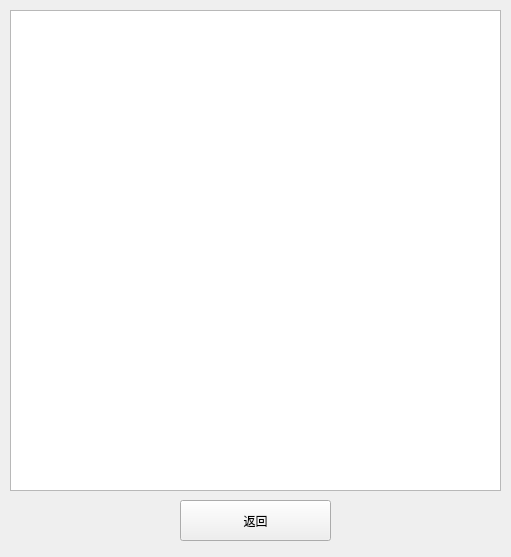
<?xml version="1.0" encoding="UTF-8"?>
<ui version="4.0">
 <class>tenantsbought_information</class>
 <widget class="QWidget" name="tenantsbought_information">
  <property name="geometry">
   <rect>
    <x>0</x>
    <y>0</y>
    <width>511</width>
    <height>557</height>
   </rect>
  </property>
  <property name="windowTitle">
   <string>租客合同信息</string>
  </property>
  <widget class="QListWidget" name="listWidget">
   <property name="geometry">
    <rect>
     <x>10</x>
     <y>10</y>
     <width>491</width>
     <height>481</height>
    </rect>
   </property>
  </widget>
  <widget class="QPushButton" name="pushButton">
   <property name="geometry">
    <rect>
     <x>180</x>
     <y>500</y>
     <width>151</width>
     <height>41</height>
    </rect>
   </property>
   <property name="styleSheet">
    <string notr="true">font: 25 10pt &quot;Microsoft YaHei&quot;;</string>
   </property>
   <property name="text">
    <string>返回</string>
   </property>
  </widget>
 </widget>
 <resources/>
 <connections/>
</ui>
